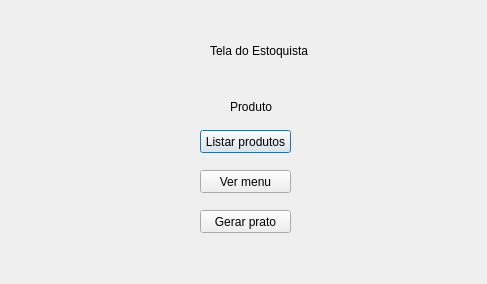
<?xml version="1.0" encoding="UTF-8"?>
<ui version="4.0">
 <class>Dialog</class>
 <widget class="QDialog" name="Dialog">
  <property name="geometry">
   <rect>
    <x>0</x>
    <y>0</y>
    <width>487</width>
    <height>284</height>
   </rect>
  </property>
  <property name="windowTitle">
   <string>Dialog</string>
  </property>
  <widget class="QLabel" name="label">
   <property name="geometry">
    <rect>
     <x>210</x>
     <y>40</y>
     <width>101</width>
     <height>21</height>
    </rect>
   </property>
   <property name="text">
    <string>Tela do Estoquista</string>
   </property>
  </widget>
  <widget class="QLabel" name="label_10">
   <property name="geometry">
    <rect>
     <x>230</x>
     <y>100</y>
     <width>47</width>
     <height>13</height>
    </rect>
   </property>
   <property name="text">
    <string>Produto</string>
   </property>
  </widget>
  <widget class="QPushButton" name="pushButton_4">
   <property name="geometry">
    <rect>
     <x>200</x>
     <y>130</y>
     <width>91</width>
     <height>23</height>
    </rect>
   </property>
   <property name="text">
    <string>Listar produtos</string>
   </property>
  </widget>
  <widget class="QPushButton" name="pushButton_6">
   <property name="geometry">
    <rect>
     <x>200</x>
     <y>170</y>
     <width>91</width>
     <height>23</height>
    </rect>
   </property>
   <property name="text">
    <string>Ver menu</string>
   </property>
  </widget>
  <widget class="QPushButton" name="pushButton_7">
   <property name="geometry">
    <rect>
     <x>200</x>
     <y>210</y>
     <width>91</width>
     <height>23</height>
    </rect>
   </property>
   <property name="text">
    <string>Gerar prato</string>
   </property>
  </widget>
 </widget>
 <resources/>
 <connections/>
</ui>
